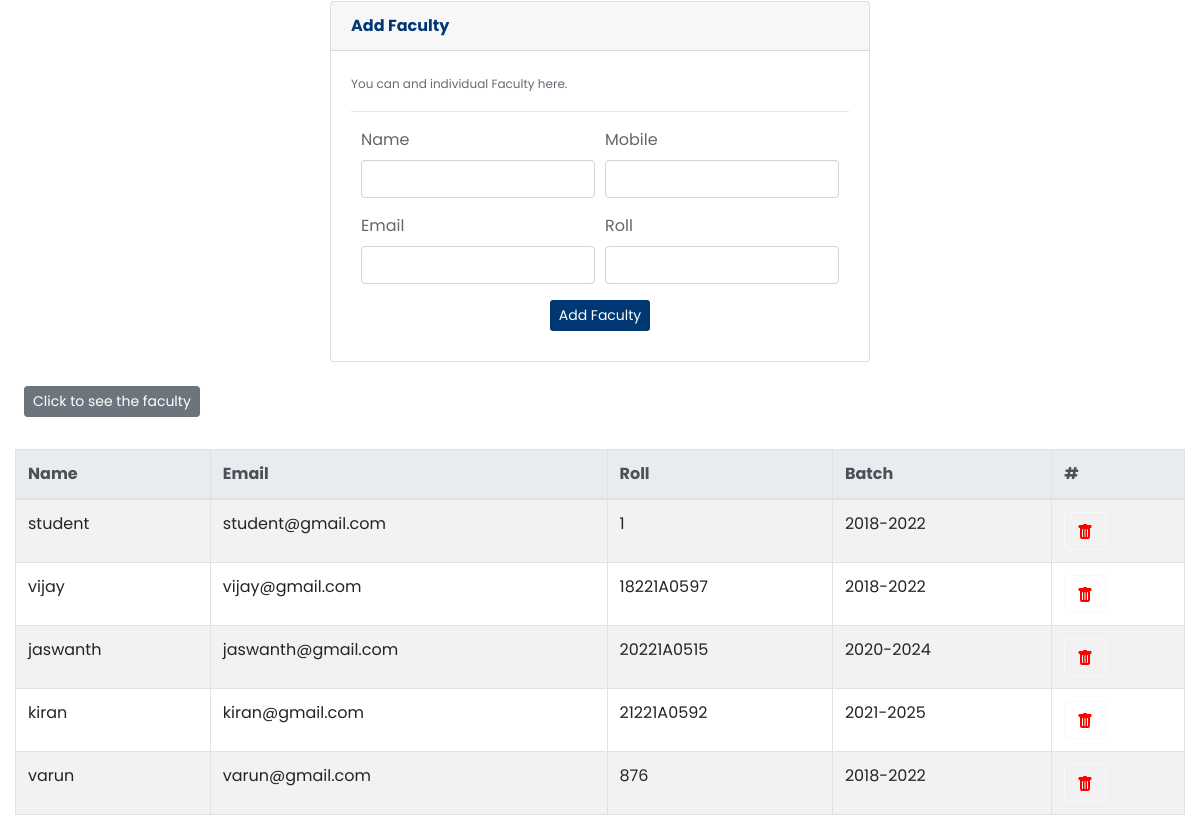
Page /SuperAdmin/setup/ (signed in, lower part) on the earlier database version.
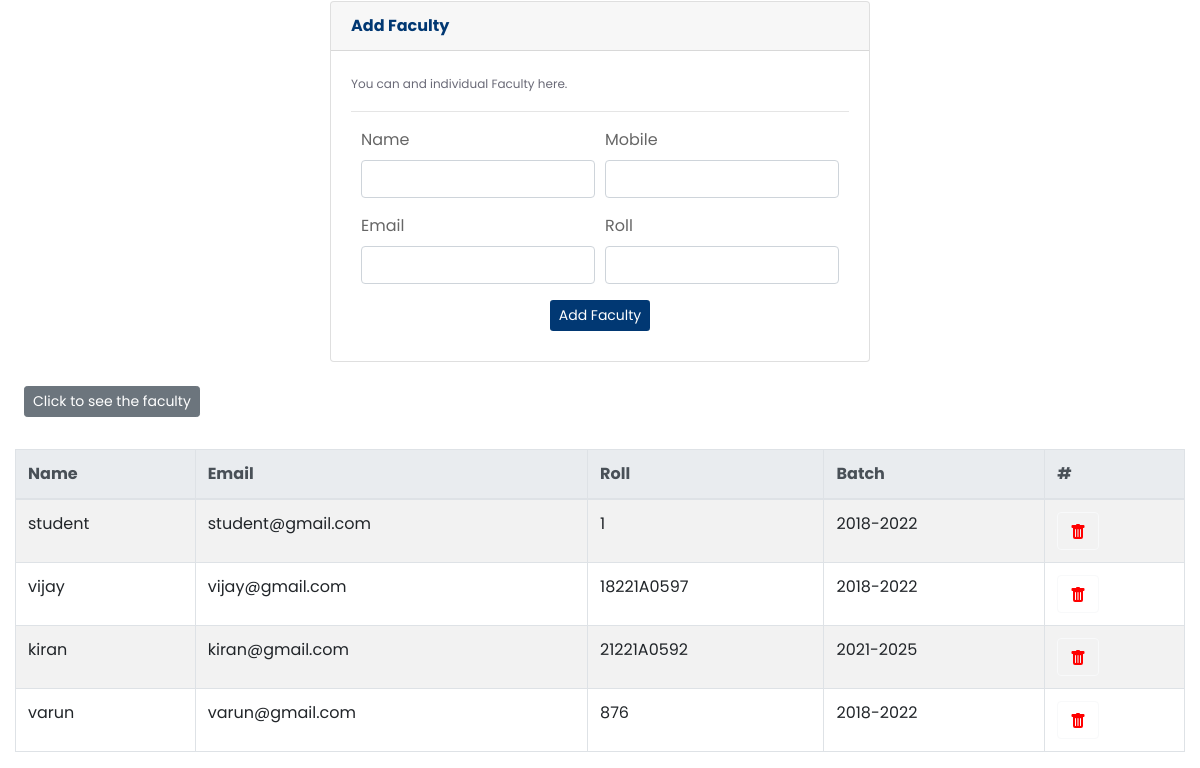
Same page on the later database version.
### App/models.py (models this page shows, shortened)
class NewUser(AbstractBaseUser,PermissionsMixin):
    username = None
    email = models.EmailField(gettext_lazy("email address"),unique=True)
    roll = models.CharField(max_length=10,unique=True)
    name = models.CharField(max_length=200,blank=True)
    mobile = models.CharField(max_length=12,blank=True)
    isStudent = models.BooleanField(default = False)
    isFaculty = models.BooleanField(default=False)
    isAdmin = models.BooleanField(default=False)
    is_staff = models.BooleanField(default=False)
    is_active = models.BooleanField(default=True)
    start_date = models.DateField(default=timezone.now)
    avatar = models.ImageField(upload_to=get_avataar_path, blank=True)
    batch =  models.ForeignKey(Batch,on_delete=models.CASCADE,blank=True,null=True)
    objects = CustomAccountManager()
    USERNAME_FIELD = "email"
    REQUIRED_FIELDS = ['roll','name']

class Batch(models.Model):
    batchname = models.CharField(max_length=300)

### SuperAdmin/views.py (the view, shortened to what this page needs)
# urls.py: path("setup/",views.setup,name="setup"),
@login_required(login_url="App:loginPage")
def setup(request):
    groups = Group.objects.all()
    students = NewUser.objects.filter(isStudent=True).order_by("roll")
    faculty =  NewUser.objects.filter(isFaculty=True).order_by("roll")
    batch = Batch.objects.all()
    return render(request,"SuperAdmin/setup.html",{"groups":groups,"students":students,"batch":batch,"faculty":faculty})

### SuperAdmin/templates/SuperAdmin/setup.html (shortened to what this page needs)
{% load static %}
<!doctype html>
<html lang="en">
  <head>
    <link rel="stylesheet" href="https://cdn.jsdelivr.net/npm/bootstrap@4.6.1/dist/css/bootstrap.min.css">
    <link rel="stylesheet" href="{% static 'SuperAdmin/css/setup.css' %}" />
  </head>
  <body>
      <div class="container">
        <div class="row">
          <div class="col-lg-3"></div>
          <div class="col-lg-6">
            <div class="card mt-3">
              <div class="card-header">
                <b style="color:#013873">Add Faculty</b>
              </div>
              <div class="card-body">
                <span style="font-size: 12px; color:rgb(106, 106, 119)">You can and individual Faculty here.</span>
                <hr>
                <div style="margin: 2%;">
                  <form method="POST">
                    <div class="form-row">
                      <div class="form-group col-md-6">
                        <label for="name">Name</label>
                        <input type="text" class="form-control form-input" id="name" name="name" required>
                      </div>
                      <div class="form-group col-md-6">
                        <label for="lastname">Mobile</label>
                        <input type="text" class="form-control form-input" id="mobile" name="mobile" >
                      </div>
                      <div class="form-group col-md-6">
                        <label for="email">Email</label>
                        <input type="email" class="form-control form-input" id="email" name="email" required>
                      </div>
                      <div class="form-group col-md-6">
                        <label for="roll">Roll</label>
                        <input type="text" class="form-control form-input" id="roll" name="roll" required>
                      </div>
                    </div>
                    <div class="d-flex justify-content-center">
                      <button type="submit" class="btn btn-sm blue-to-orange-btn">Add Faculty</button>
                    </div>
                  </form>
                </div>
              </div>
            </div>
          </div>
        </div>
      </div>
      <button type="button" id="fac-or-stu" class="btn btn-secondary btn-sm m-4"><Span id="facstu-text">Click to see the faculty</button>
      <center>
        <div class="container-fluid mt-2" id="student_table">
          <table class="table table-striped table-bordered">
            <center>
              <thead class="thead-light">
                <tr>
                  <th scope="col">Name</th>
                  <th scope="col">Email</th>
                  <th scope="col">Roll</th>
                  <th scope="col">Batch</th>
                  <th scope="col">#</th>
                </tr>
              </thead>
              <tbody>
                {% for user in students %}<tr>
                  <td>{{user.name}}</td>
                  <td>{{user.email}}</td>
                  <td>{{user.roll}}</td>
                  <td>{{user.batch.batchname}}</td>
                  <td><button type="button" class="btn btn-outline-light" data-toggle="modal"
                      data-target="#delete{{user.id}}"></button></td>
                </tr>
                {% endfor %}
              </tbody>
            </center>
          </table>
        </div>
      </center>
  </body>
</html>

Differences in the rows shown:
removed NewUser: name "jaswanth", email "jaswanth@gmail.com", roll "20221A0515", batch.batchname "2020-2024"
